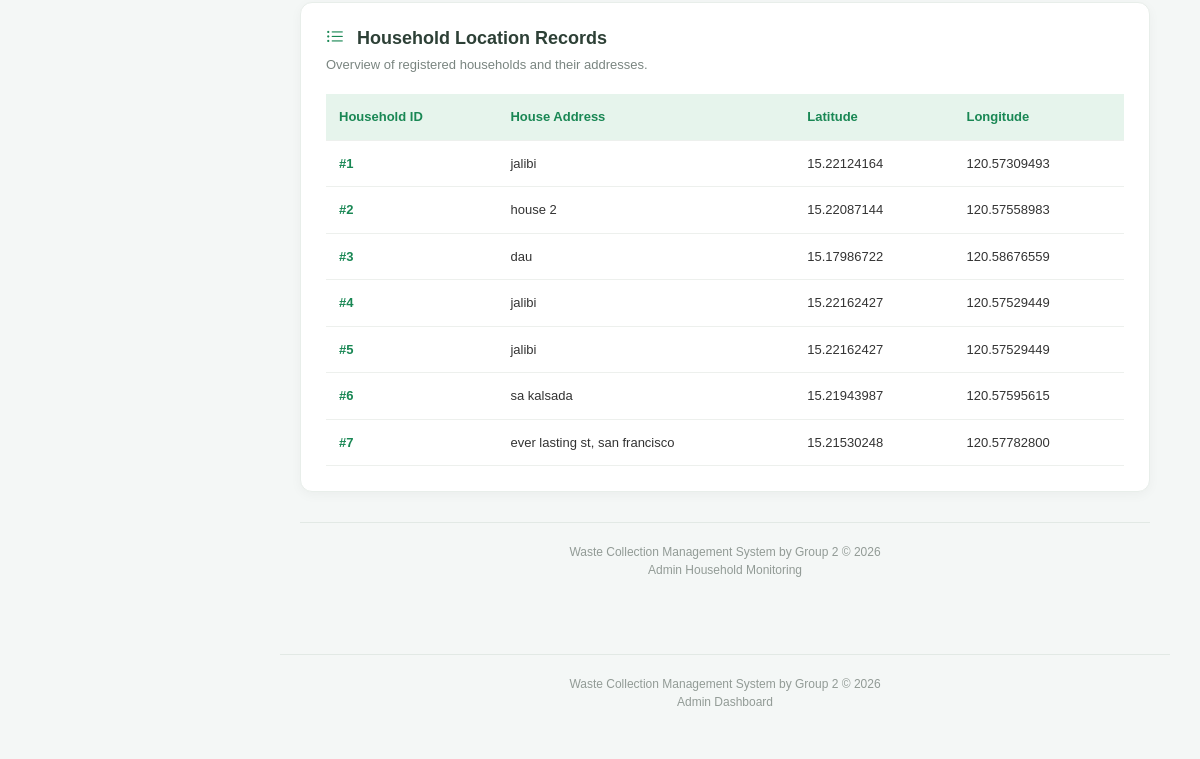
Before: /wastesystem_/admin/dashboard.php?page=households (signed in, lower part) with the older database file.
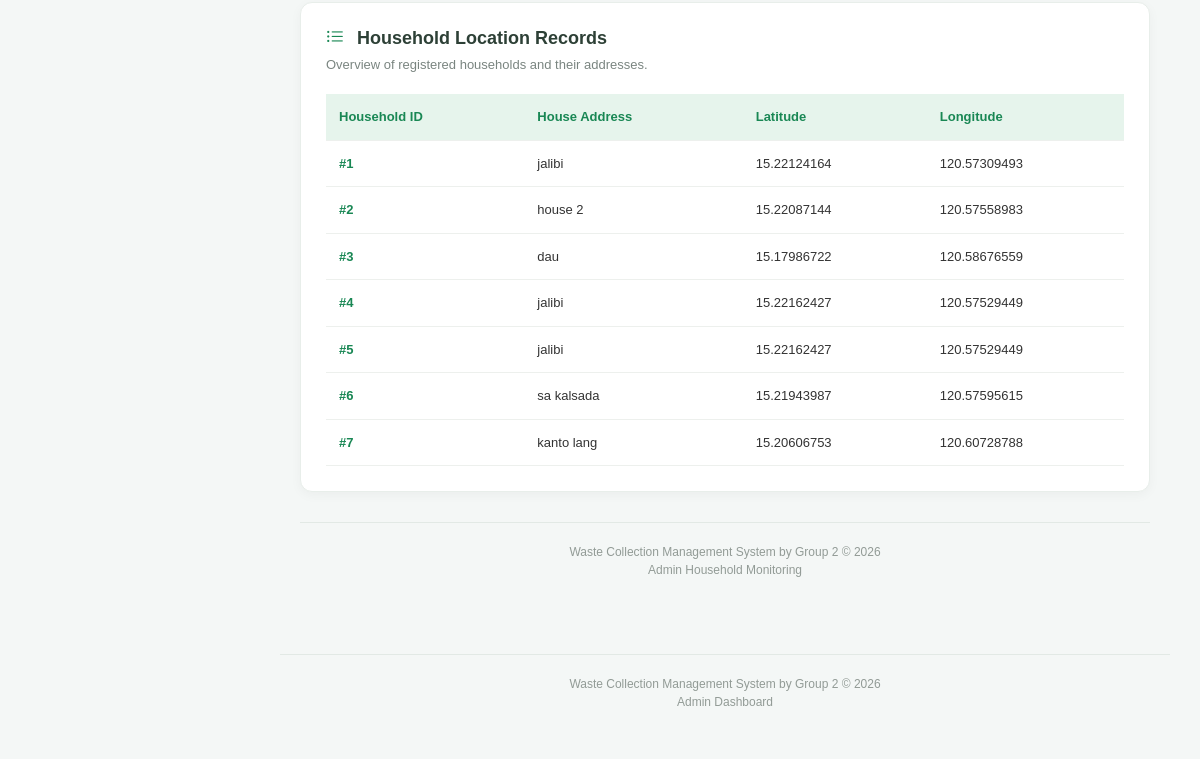
After: the same page with the newer database file.
### tables this page shows
CREATE TABLE `households` (
  `id` int(11) NOT NULL,
  `user_id` int(11) NOT NULL,
  `house_address` varchar(255) NOT NULL,
  `latitude` decimal(10,8) DEFAULT NULL,
  `longitude` decimal(11,8) DEFAULT NULL,
  `created_at` timestamp NOT NULL DEFAULT current_timestamp(),
  `group_id` int(11) DEFAULT NULL
);

### wastesystem_/admin/households.php (the view, shortened to what this page needs)
<?php
require_once __DIR__ . "/../config/db_system.php";
try {
    $sql = "
        SELECT id, house_address, latitude, longitude
        FROM households
        WHERE latitude IS NOT NULL
        AND longitude IS NOT NULL
        ORDER BY id ASC
    ";
    $stmt = $pdo->query($sql);
    $households = $stmt->fetchAll(PDO::FETCH_ASSOC);
} catch (PDOException $e) {
    die("Database error: " . htmlspecialchars($e->getMessage()));
}
?>
<!DOCTYPE html>
<html lang="en">
<head>
    <link href="../assets/vendor/bootstrap/css/bootstrap.min.css" rel="stylesheet">
    <link rel="stylesheet"
        href="https://cdn.jsdelivr.net/npm/bootstrap-icons@1.11.3/font/bootstrap-icons.min.css">
    <link
        rel="stylesheet"
        href="https://unpkg.com/leaflet@1.9.4/dist/leaflet.css"
    >
</head>
<body>
    <main class="main-container">
        <section class="content-card">
            <div class="card-heading">
                <div>
                    <h5>
                        <i class="bi bi-list-ul me-2"
                            style="color:#198754;"></i>
                        Household Location Records
                    </h5>
                    <p>
                        Overview of registered households and their addresses.
                    </p>
                </div>
            </div>
            <div class="table-wrapper">
                <table>
                    <thead>
                        <tr>
                            <th>Household ID</th>
                            <th>House Address</th>
                            <th>Latitude</th>
                            <th>Longitude</th>
                        </tr>
                    </thead>
                    <tbody>
                        <?php if (count($households) > 0): ?>
                            <?php foreach ($households as $house): ?>
                                <tr>
                                    <td class="household-id">
                                        #<?php echo htmlspecialchars($house['id']); ?>
                                    </td>
                                    <td>
                                        <?php echo htmlspecialchars($house['house_address']); ?>
                                    </td>
                                    <td>
                                        <?php echo htmlspecialchars($house['latitude']); ?>
                                    </td>
                                    <td>
                                        <?php echo htmlspecialchars($house['longitude']); ?>
                                    </td>
                                </tr>
                            <?php endforeach; ?>
                        <?php endif; ?>
                    </tbody>
                </table>
            </div>
        </section>
        <div class="dashboard-footer">
            Waste Collection Management System by Group 2
            &copy; <?php echo date("Y"); ?>
            <br>
            Admin Household Monitoring
        </div>
    </main>
</body>
</html>

Changed rows visible on the page:
changed households id 7: house_address "ever lasting st, san francisco" → "kanto lang"; latitude "15.21530248" → "15.20606753"; longitude "120.57782800" → "120.60728788"
